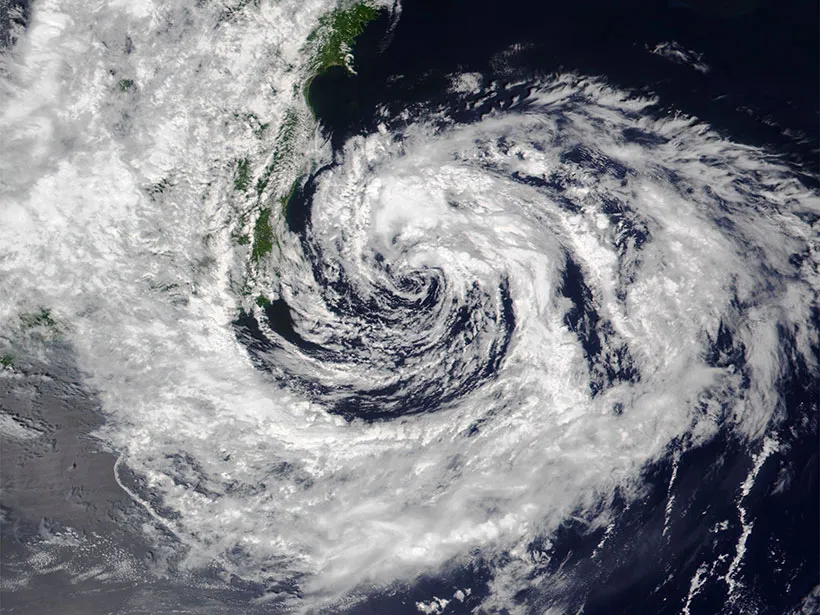
#> input picture Clouds_img/cloud3.webp, 820 x 615 px, found by its file name
$ python 'Grayscaling of Images.py'
#> lines starting #> are read from the running program, lines starting #| are printed output that depends on the picture
# import opencv
import cv2

# Load the input image
image = cv2.imread('C:/Mugesh Rao/JIT/CANSAT/CANSAT_OpneCV_Project/Clouds_img/cloud3.webp')
#> image is the input picture: shape (615, 820, 3); mean B, G, R 136.7, 131.1, 129.6
cv2.imshow('Original', image)
cv2.waitKey(0)

# Use the cvtColor() function to grayscale the image
gray_image = cv2.cvtColor(image, cv2.COLOR_BGR2GRAY)
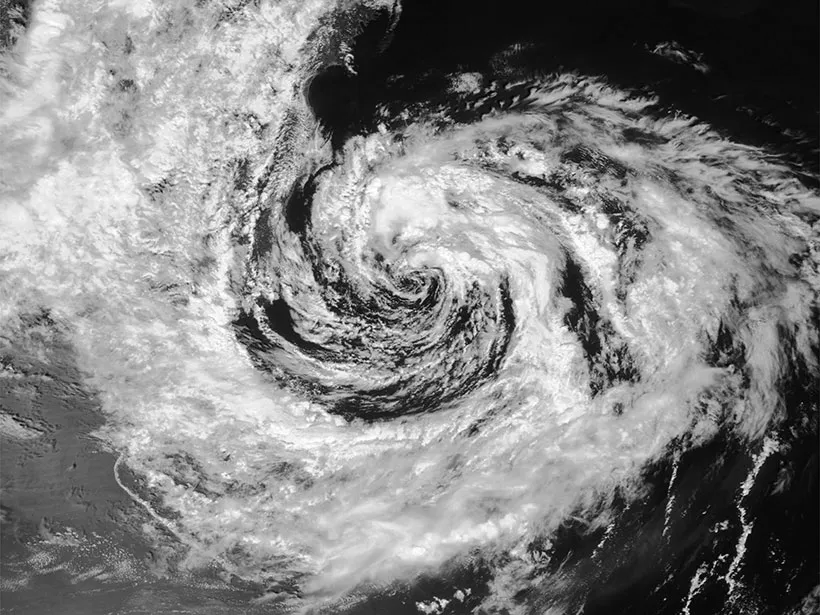
#> gray_image: shape (615, 820); min 0, max 255, mean 131.3

cv2.imshow('Grayscale', gray_image)
cv2.waitKey(0)

# Window shown waits for any key pressing event
cv2.destroyAllWindows()

$ run again, with Clouds_img/cloud2.jpg saved as Clouds_img/cloud3.webp
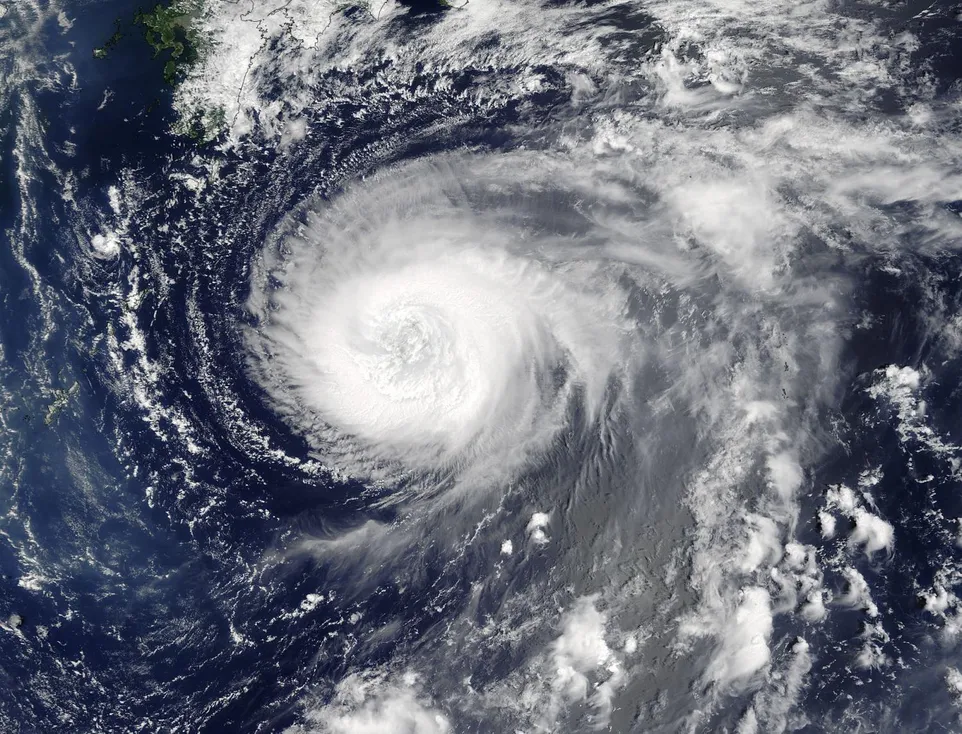
#> input picture Clouds_img/cloud2.jpg, 962 x 734 px, shrunk from 1500 x 1144 before the run, found by its file name
#> image is the input picture: shape (734, 962, 3); mean B, G, R 123.4, 111.8, 107.6
#> `gray_image = cv2.cvtColor(image, cv2.COLOR_BGR2GRAY)`:
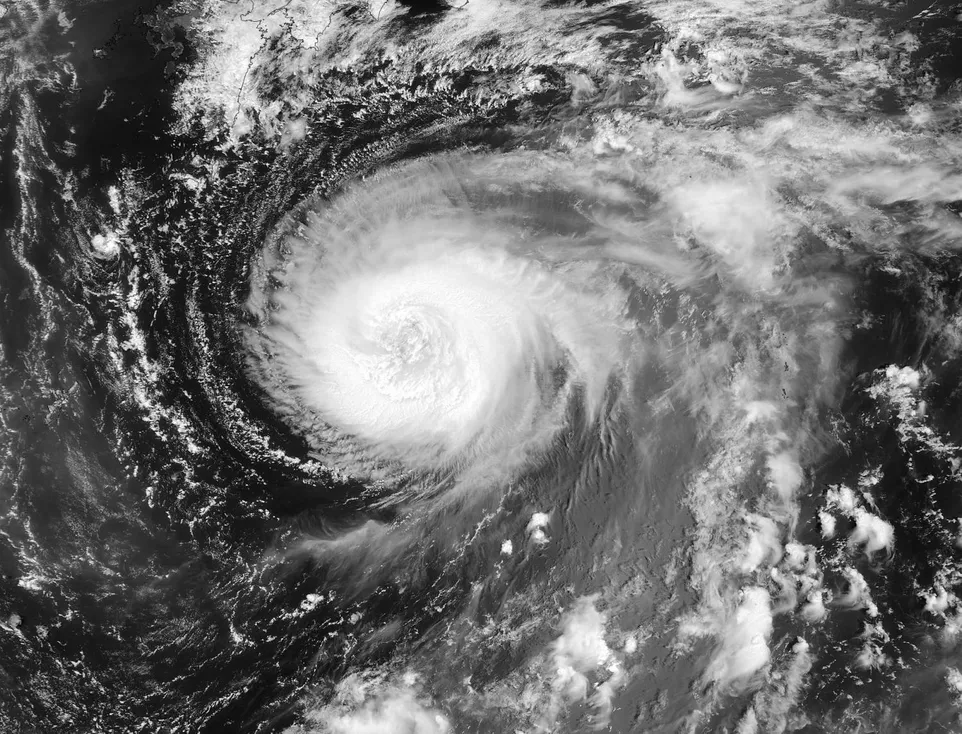
#> gray_image: shape (734, 962); min 0, max 255, mean 111.9

$ run again, with Clouds_img/cloud5.jpg saved as Clouds_img/cloud3.webp
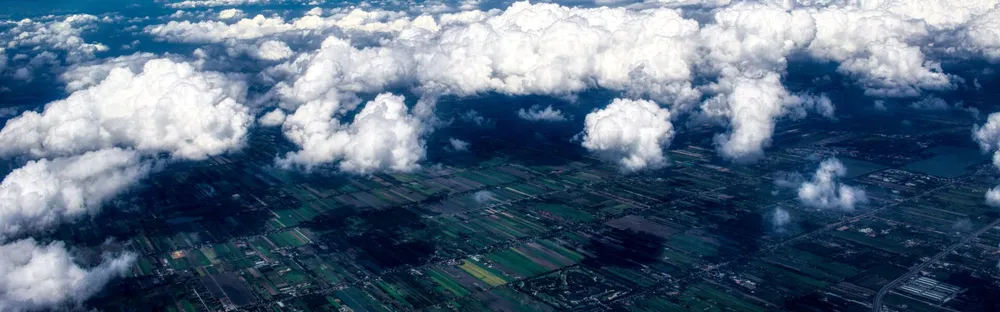
#> input picture Clouds_img/cloud5.jpg, 1000 x 312 px, shrunk from 1920 x 600 before the run, found by its file name
#> image is the input picture: shape (312, 1000, 3); mean B, G, R 128.4, 106.6, 85.7
#> `gray_image = cv2.cvtColor(image, cv2.COLOR_BGR2GRAY)`:
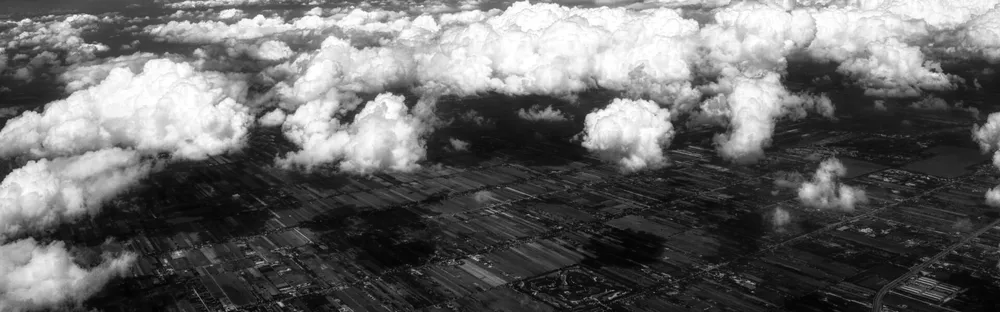
#> gray_image: shape (312, 1000); min 2, max 255, mean 102.8
